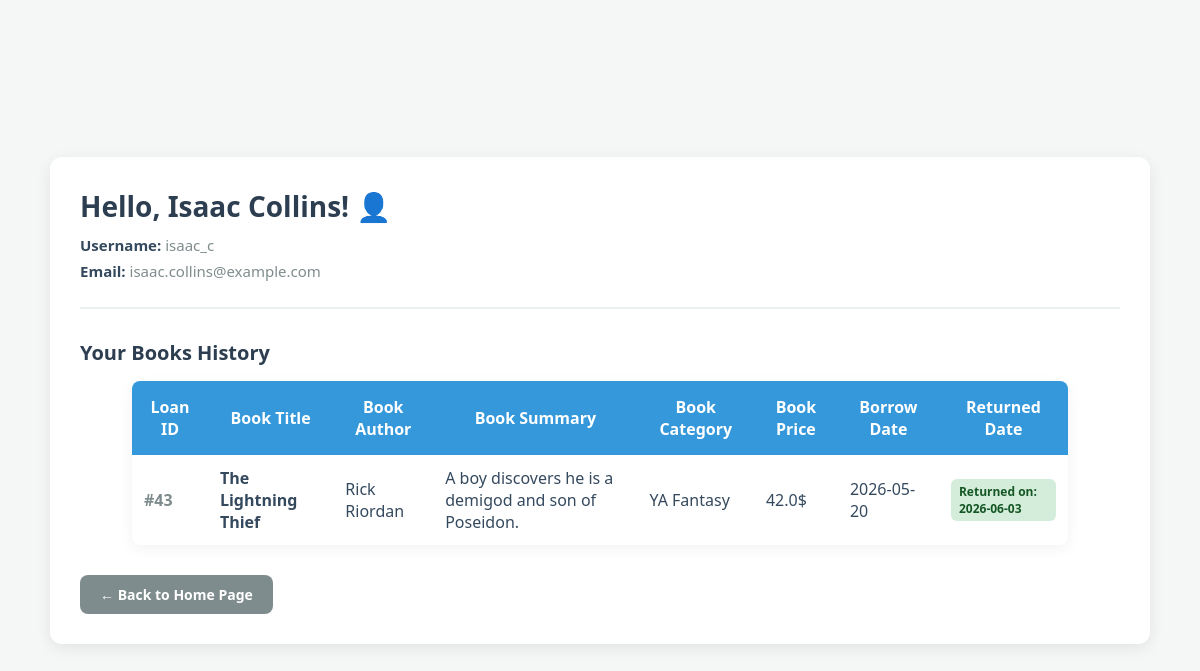
The app's page /profile (signed in), older data.
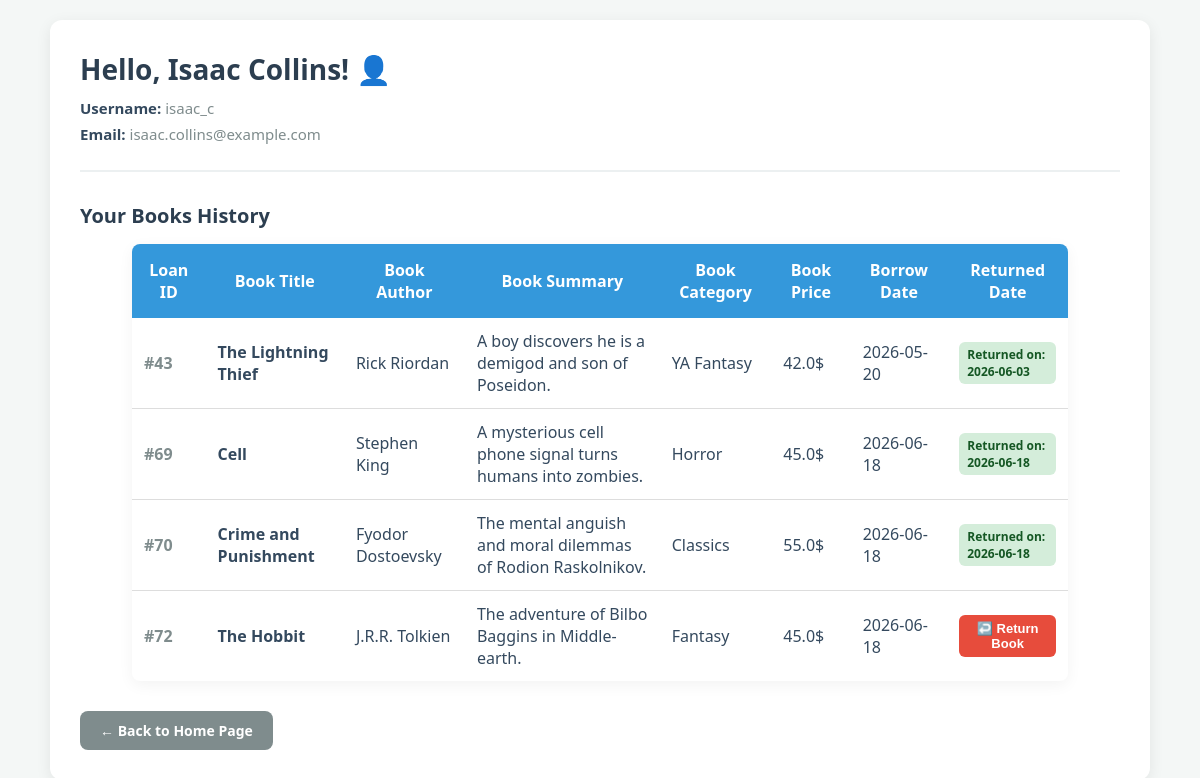
The same page, newer data.
### tables this page shows
CREATE TABLE Loans (
    id INTEGER PRIMARY KEY,
    id_user INTEGER NOT NULL,
    book_id INTEGER NOT NULL,
    borrow_date TEXT NOT NULL,       
    return_due_date TEXT NOT NULL,   
    actual_return_date TEXT,         
    FOREIGN KEY (id_user) REFERENCES Users(id_user),
    FOREIGN KEY (book_id) REFERENCES Books(id)
);

CREATE TABLE Books (
    id INTEGER PRIMARY KEY,
    title TEXT NOT NULL,
    author TEXT NOT NULL,
    summary TEXT,
    category TEXT,
    price REAL,
    rating REAL
);

### routers/users.py (the view)
@router.get("/profile")
def get_profile(request:Request):
    user_id = request.cookies.get("id_user")
    if user_id is None:
        return RedirectResponse(url="/", status_code=303)
    conn = sqlite3.connect("library.db")
    cursor = conn.cursor()
    cursor.execute(""" select full_name, username, email
                        from Users
                        where id_user = ?
                        """, (user_id,))
    user = cursor.fetchone()
    if user is None:
        return templates.TemplateResponse(request, "index.html", {"Message": "User not found"})
    cursor.execute(""" select l.id,
                              b.title,
                              b.author,
                              b.summary,
                              b.category,
                              b.price,
                              l.borrow_date,
                              l.actual_return_date
                        from Loans as l
                        inner join Books as b
                        on b.id = l.book_id
                        where l.id_user = ? """ ,(user_id,))
    books = cursor.fetchall()
    conn.close()
    return templates.TemplateResponse(request, "profile.html" ,
                                      {
                                        "full_name": user[0],
                                         "username": user[1],
                                          "email" : user[2],
                                           "books": books })

### templates/profile.html (shortened to what this page needs)
<!DOCTYPE html>
<html>
<head>
    <link rel="stylesheet" href="/static/css/main.css">
    <link rel="stylesheet" href="/static/css/tables.css">
    <link rel="stylesheet" href="/static/css/profile.css">
</head>
<body>
    <div class="profile-container">
        <div class="user-info">
            <h1>Hello, {{full_name}}! 👤</h1>
            <p><strong>Username:</strong> {{username}}</p>
            <p><strong>Email:</strong> {{email}}</p>
        </div>
        <h2>Your Books History</h2>
        {% if books %}
        <table>
            <thead>
                <tr>
                    <th>Loan ID</th>
                    <th>Book Title</th>
                    <th>Book Author</th>
                    <th>Book Summary</th>
                    <th>Book Category</th>
                    <th>Book Price</th>
                    <th>Borrow Date</th>
                    <th>Returned Date</th>
                </tr>
            </thead>
            <tbody>
                {% for book in books %}
                <tr>
                    <td><span style="color: #7f8c8d; font-weight: bold;">#{{book[0]}}</span></td>
                    <td><strong>{{book[1]}}</strong></td>
                    <td>{{book[2]}}</td>
                    <td>{{book[3]}}</td>
                    <td>{{book[4]}}</td>
                    <td>{{book[5]}}$</td>
                    <td>{{book[6]}}</td>
                    <td>
                        {% if book[7] %}
                            <span class="status-tag status-returned">Returned on: {{book[7]}}</span>
                        {% else %}
                            <form action="/loans/return-confirm" method="POST" class="return-form">
                                <button type="submit" class="return-btn">↩️ Return Book</button>
                            </form>
                        {% endif %}
                    </td>
                </tr>
                {% endfor %}
            </tbody>
        </table>
        {% else %}
            <p class="no-history">No book history found for this account yet.</p>
        {% endif %}
        <a href="/" class="back-btn">← Back to Home Page</a>
    </div>
</body>
</html>

Row changes from the older to the newer data that the page shows:
added Loans: id "69", title "Cell", author "Stephen King", summary "A mysterious cell phone signal turns humans into zombies.", category "Horror", price "45.0", borrow_date "2026-06-18", actual_return_date "2026-06-18"
added Loans: id "70", title "Crime and Punishment", author "Fyodor Dostoevsky", summary "The mental anguish and moral dilemmas of Rodion Raskolnikov.", category "Classics", price "55.0", borrow_date "2026-06-18", actual_return_date "2026-06-18"
added Loans: id "72", title "The Hobbit", author "J.R.R. Tolkien", summary "The adventure of Bilbo Baggins in Middle-earth.", category "Fantasy", price "45.0", borrow_date "2026-06-18"
